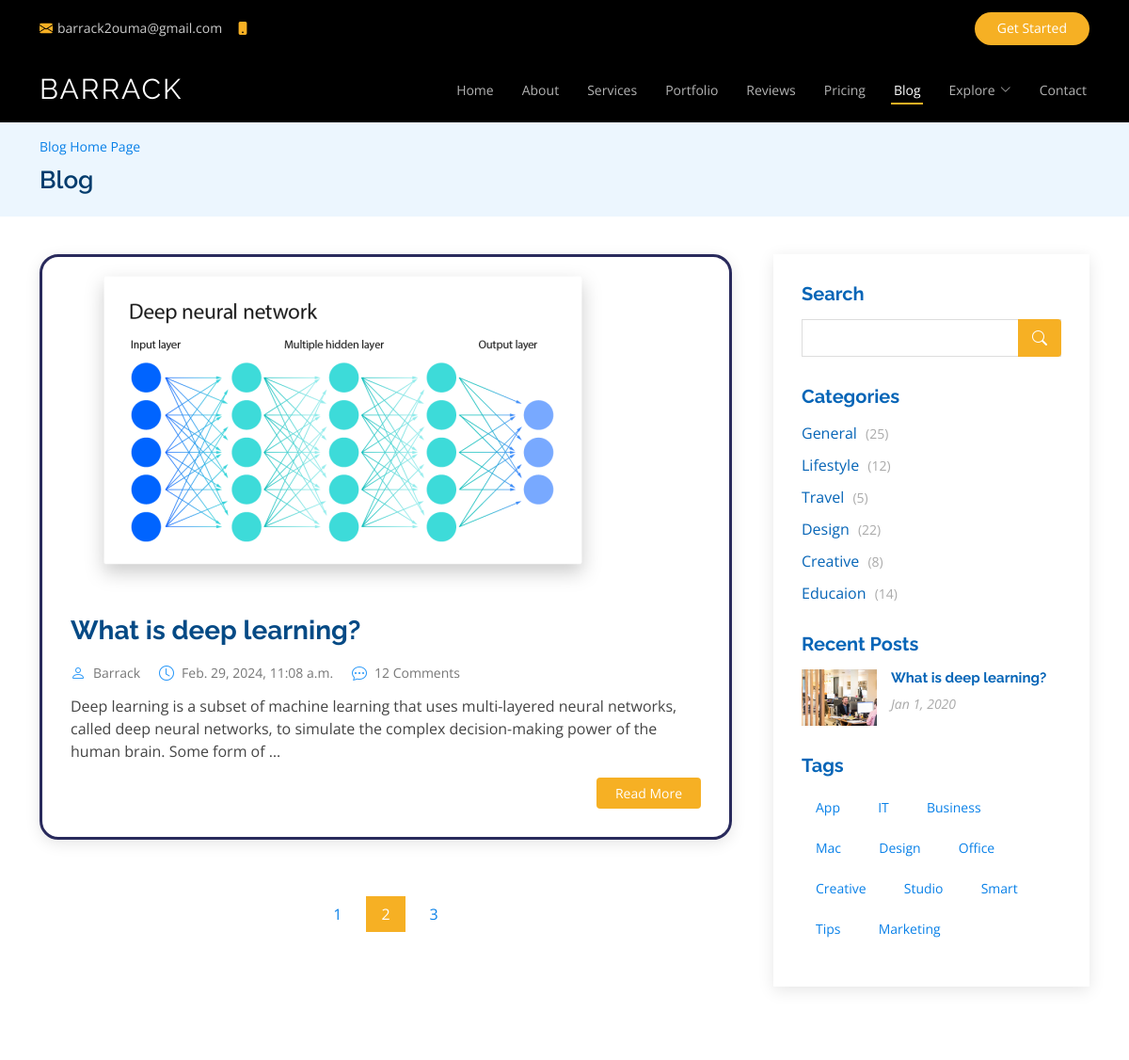
Page /blog (upper part) on the earlier database version.
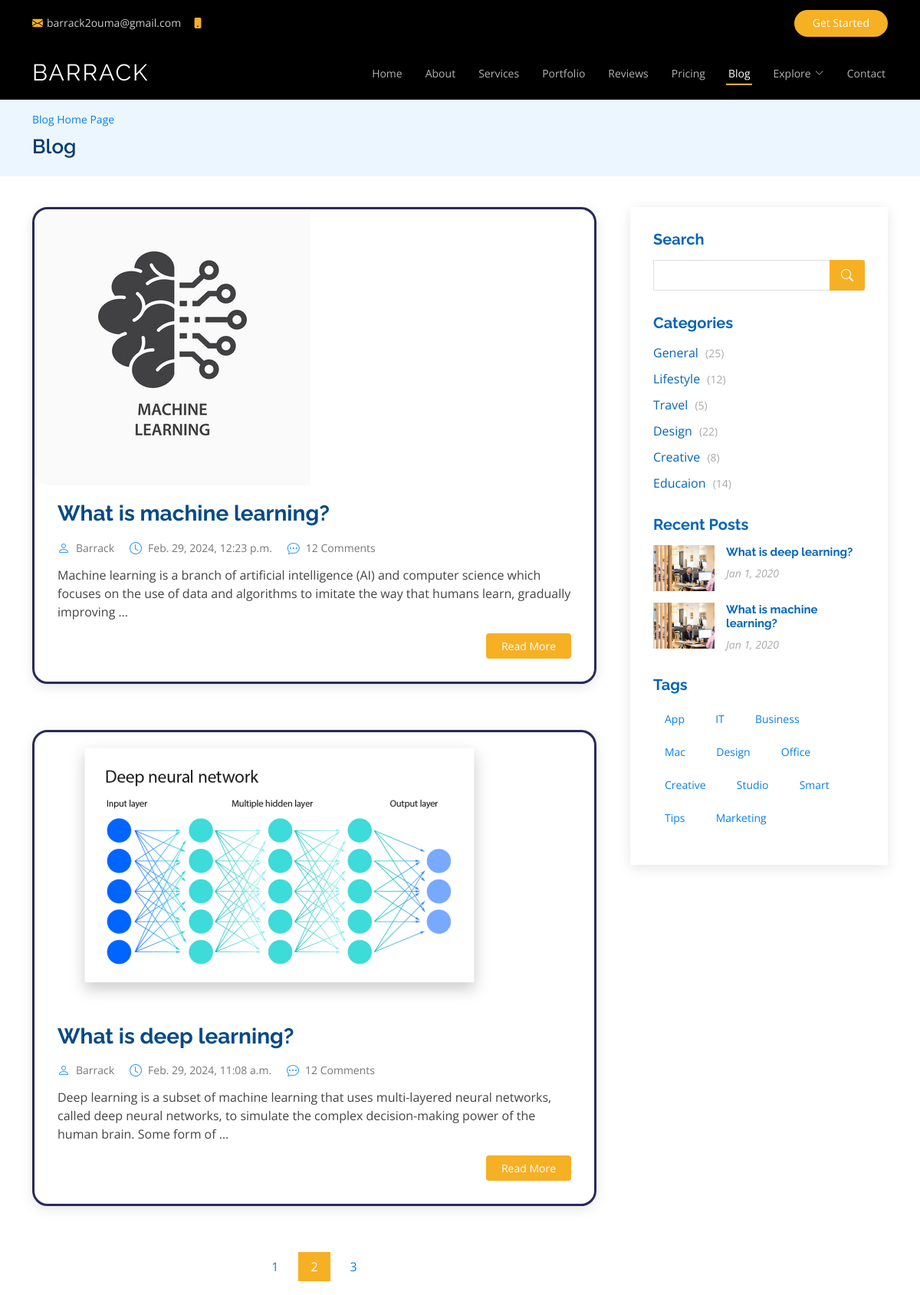
Same page on the later database version.
### myapp/models.py (models this page shows, shortened)
class Post(models.Model):
    category = models.ForeignKey(Category, related_name='posts', on_delete=models.CASCADE)
    title = models.CharField(max_length=100)
    slug = models.SlugField(unique=True, blank=True)  # Make sure blank is allowed
    intro = models.TextField()
    paragraph_1 = models.TextField()
    my_back_quote = models.TextField()
    subheading = models.TextField()
    paragraph_2 = models.TextField()
    paragraph_3 = models.TextField()
    conclusion = models.TextField()
    created_at = models.DateTimeField(default=datetime.now, blank=True)
    image = models.ImageField(upload_to='uploads/', blank=True, null=True)
    image_2 = models.ImageField(upload_to='uploads/', blank=True, null=True)
    class Meta:
        ordering = ('-created_at',)

### myapp/views.py (the view)
# urls.py: path('blog', views.blog, name='blog'),
def blog(request):
    post = Post.objects.all()
    return render(request, 'blog.html', {'posts': post})

### templates/blog.html (shortened to what the changed rows need)
{% load static %}
<!DOCTYPE html>
<html lang="en">
  <head>
    <link href="{% static 'assets/vendor/animate.css/animate.min.css' %}" rel="stylesheet" />
    <link href="assets/vendor/aos/aos.css" rel="stylesheet" />
    <link
      href="{% static 'assets/vendor/bootstrap/css/bootstrap.min.css' %}"
      rel="stylesheet"
    />
    <link
      href="{% static 'assets/vendor/bootstrap-icons/bootstrap-icons.css' %}"
      rel="stylesheet"
    />
    <link href="{% static 'assets/vendor/boxicons/css/boxicons.min.css' %}" rel="stylesheet" />
    <link
      href="{% static 'assets/vendor/glightbox/css/glightbox.min.css' %}"
      rel="stylesheet"
    />
    <link href="{% static 'assets/vendor/remixicon/remixicon.css' %}" rel="stylesheet" />
    <link href="{% static 'assets/vendor/swiper/swiper-bundle.min.css' %}" rel="stylesheet" />
    <link href="{% static 'assets/css/style.css' %}" rel="stylesheet" />
  </head>
  <body>
    <header
      id="header"
      class="fixed-top d-flex align-items-center header-inner-pages"
    >
      <div class="container d-flex align-items-center justify-content-between">
        <h1 class="logo"><a href="{% url 'index' %}">BARRACK</a></h1>
      </div>
    </header>
    <main id="main">
      <section id="breadcrumbs" class="breadcrumbs">
        <div class="container">
          <h2>Blog</h2>
        </div>
      </section>
      <section id="blog" class="blog">
        <div class="container" data-aos="fade-up">
          <div class="row">
            <div class="col-lg-8 entries">
              {% for post in posts %}
              <article class="entry">
                {% if post.image %}
                <div class="entry-img">
                  <img
                    src="{{ post.image.url }}"
                    alt=""
                    class="img-fluid"
                  />
                </div>
                {% endif %}
                <h2 class="entry-title">
                  <a href="{% url 'blog_single' post.slug %}"
                    >{{post.title}}</a
                  >
                </h2>
                <div class="entry-meta">
                  <ul>
                    <li class="d-flex align-items-center">
                      <i class="bi bi-person"></i>
                      <a href="{% url 'blog_single' post.slug %}">Barrack</a>
                    </li>
                    <li class="d-flex align-items-center">
                      <i class="bi bi-clock"></i>
                      <a href="{% url 'blog_single' post.slug %}"
                        ><time datetime="2020-01-01">{{ post.created_at }}</time></a
                      >
                    </li>
                    <li class="d-flex align-items-center">
                      <i class="bi bi-chat-dots"></i>
                      <a href="{% url 'blog_single' post.slug %}">12 Comments</a>
                    </li>
                  </ul>
                </div>
                <div class="entry-content">
                  <p>
                   {{post.intro|truncatewords:30}}
                  </p>
                  <div class="read-more">
                    <a href="{% url 'blog_single' post.slug %}">Read More</a>
                  </div>
                </div>
              </article>
              {% endfor %}
            </div>
            <div class="col-lg-4">
              <div class="sidebar">
                <div class="sidebar-item recent-posts">
                  {% for post in posts|slice:":4" reversed%}
                  <div class="post-item clearfix">
                    <img src="{% static 'assets/img/blog/blog-recent-1.jpg' %}" alt="" />
                    <h4>
                      <a href="{% url 'blog_single' post.slug %}"
                        >{{post.title}}</a
                      >
                    </h4>
                    <time datetime="2020-01-01">Jan 1, 2020</time>
                  </div>
                  {% endfor %}
                </div>
              </div>
            </div>
          </div>
        </div>
      </section>
    </main>
  </body>
</html>

Differences in the rows shown:
added Post: image (picture), title "What is machine learning?", created_at "Feb. 29, 2024, 12:23 p.m.", intro "Machine learning is a branch of artificial intelligence (AI) and computer science which focuses on the use of data and algorithms to imitate the way that humans learn, gradually improving …"
